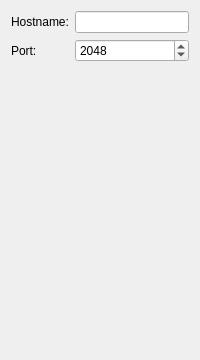
<?xml version="1.0" encoding="UTF-8"?>
<ui version="4.0">
 <class>Plugins::ServerConnection::ServerConnectionPage</class>
 <widget class="QWidget" name="Plugins::ServerConnection::ServerConnectionPage">
  <property name="geometry">
   <rect>
    <x>0</x>
    <y>0</y>
    <width>200</width>
    <height>360</height>
   </rect>
  </property>
  <property name="windowTitle">
   <string>Server Connection</string>
  </property>
  <layout class="QVBoxLayout" name="verticalLayout">
   <item>
    <layout class="QFormLayout" name="formLayout">
     <item row="0" column="0">
      <widget class="QLabel" name="lblHostname">
       <property name="text">
        <string>Hostname:</string>
       </property>
      </widget>
     </item>
     <item row="0" column="1">
      <widget class="QLineEdit" name="txtHostname"/>
     </item>
     <item row="1" column="0">
      <widget class="QLabel" name="lblPort">
       <property name="text">
        <string>Port:</string>
       </property>
      </widget>
     </item>
     <item row="1" column="1">
      <widget class="QSpinBox" name="txtPort">
       <property name="minimum">
        <number>1000</number>
       </property>
       <property name="maximum">
        <number>65535</number>
       </property>
       <property name="value">
        <number>2048</number>
       </property>
      </widget>
     </item>
    </layout>
   </item>
   <item>
    <spacer name="verticalSpacer">
     <property name="orientation">
      <enum>Qt::Vertical</enum>
     </property>
     <property name="sizeHint" stdset="0">
      <size>
       <width>20</width>
       <height>256</height>
      </size>
     </property>
    </spacer>
   </item>
  </layout>
 </widget>
 <resources/>
 <connections/>
</ui>
